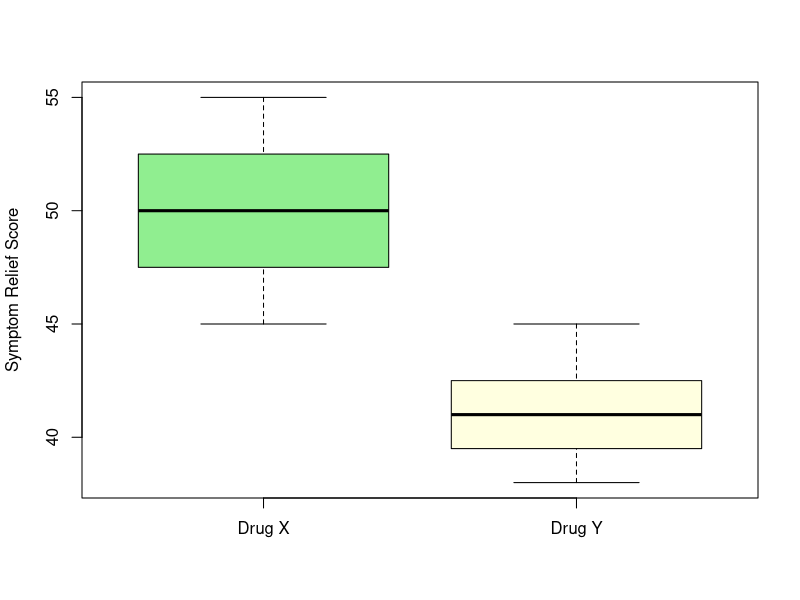

This chart was generated by the following R code:
#!/usr/bin/env Rscript
# ==============================================================================
# H524 WEEK 7 LAB: NONPARAMETRIC METHODS
# Complete Code with Answers
# Fall 2025
# ==============================================================================
#
# This script contains all code from Week 7 Lab with expected outputs
# Use this to follow along in lab or for reference
#
# ==============================================================================

# ==============================================================================
# EXERCISE 1: SHAPIRO-WILK TEST
# ==============================================================================

cat("\n========== EXERCISE 1: SHAPIRO-WILK TEST ==========\n")

# Generate example data
set.seed(524)
normal_data <- rnorm(30, mean=100, sd=15)
skewed_data <- rexp(30, rate=0.02)

# Check normality
cat("\nNormal data - Shapiro-Wilk test:\n")
shapiro.test(normal_data)
# Expected p-value: 0.2371
# Interpretation: p >= 0.05, data is consistent with normal distribution

cat("\nSkewed data - Shapiro-Wilk test:\n")
shapiro.test(skewed_data)
# Expected p-value: 0.0025
# Interpretation: p < 0.05, data is NOT normally distributed

# Visual checks (optional)
# hist(normal_data, main="Normal Data", col="lightblue")
# hist(skewed_data, main="Skewed Data", col="lightcoral")
# qqnorm(normal_data, main="Normal Data Q-Q Plot")
# qqline(normal_data, col="red")
# qqnorm(skewed_data, main="Skewed Data Q-Q Plot")
# qqline(skewed_data, col="red")

cat("\nANSWERS:\n")
cat("1. P-value for normal_data: 0.2371\n")
cat("2. P-value for skewed_data: 0.0025\n")
cat("3. For normal_data, use PARAMETRIC tests (p >= 0.05)\n")
cat("4. For skewed_data, use NONPARAMETRIC tests (p < 0.05)\n")

# ==============================================================================
# EXERCISE 2: SIGN TEST FOR ONE SAMPLE
# ==============================================================================

cat("\n========== EXERCISE 2: SIGN TEST FOR ONE SAMPLE ==========\n")
cat("Question: Is median recovery time different from 7 days?\n\n")

# Recovery times (days)
recovery <- c(8, 5, 7, 10, 4, 9, 3, 12, 6, 11, 7)

# Hypothesized median
med0 <- 7

# Calculate differences
diff <- recovery - med0

# Count signs (ignoring zeros)
n_positive <- sum(diff > 0)
n_total <- sum(diff != 0)

cat("Positive differences:", n_positive, "\n")
cat("Total non-zero:", n_total, "\n")

# Sign test
binom.test(n_positive, n_total, p=0.5)
# Expected p-value: 1.0

cat("\nANSWERS:\n")
cat("1. Positive differences: 5\n")
cat("2. Total non-zero differences: 9\n")
cat("3. P-value: 1.0\n")
cat("4. Is median significantly different from 7 days? NO (p = 1.0 >= 0.05)\n")

# ==============================================================================
# EXERCISE 3: SIGN TEST FOR PAIRED DATA
# ==============================================================================

cat("\n========== EXERCISE 3: SIGN TEST FOR PAIRED DATA ==========\n")
cat("Question: Does treatment reduce pain scores?\n\n")

# Pain scores (1-10 scale)
before <- c(7, 8, 6, 9, 5, 8, 7, 6)
after <- c(5, 6, 4, 7, 4, 6, 5, 5)

# Calculate differences
diff <- before - after

# Count signs
n_improved <- sum(diff > 0)
n_total <- sum(diff != 0)

cat("Number improved:", n_improved, "\n")
cat("Number total:", n_total, "\n")

# Sign test
binom.test(n_improved, n_total, p=0.5)
# Expected p-value: 0.0078

# Summary
cat("\nSummary statistics:\n")
cat("Mean before:", mean(before), "\n")
cat("Mean after:", mean(after), "\n")
cat("Mean reduction:", mean(diff), "\n")

cat("\nANSWERS:\n")
cat("1. Number improved: 8\n")
cat("2. P-value: 0.0078\n")
cat("3. Does treatment reduce pain? YES (p = 0.0078 < 0.05)\n")
cat("4. Average reduction in pain score: 1.75\n")

before.bigger <- before + 5
# Calculate differences
diff.bigger <- before.bigger - after

# Count signs
n_improved.bigger <- sum(diff.bigger > 0)
n_total.bigger <- sum(diff.bigger != 0)

# Sign test
binom.test(n_improved.bigger, n_total.bigger, p=0.5) ## sample p-value
t.test(diff)
t.test(diff.bigger)



# ==============================================================================
# EXERCISE 4: BLOOD PRESSURE STUDY (WILCOXON PAIRED)
# ==============================================================================

cat("\n========== EXERCISE 4: BLOOD PRESSURE STUDY ==========\n")
cat("Research Question: Does medication reduce blood pressure?\n\n")

# Blood pressure before and after medication
bp_before <- c(145, 138, 150, 142, 156, 148, 140, 152)
bp_after <- c(138, 135, 142, 140, 148, 145, 138, 146)

# Check normality of differences
diff <- bp_before - bp_after
cat("Checking normality of differences:\n")
shapiro.test(diff)
# Expected p-value: 0.0711
# Interpretation: p >= 0.05 (borderline), normality assumption OK

# Wilcoxon signed-rank test (paired)
cat("\nWilcoxon signed-rank test:\n")
wilcox.test(bp_before, bp_after, paired=TRUE)
# Expected p-value: 0.0139

# Summary statistics
cat("\nSummary statistics:\n")
cat("Mean BP before:", mean(bp_before), "mmHg\n")
cat("Mean BP after:", mean(bp_after), "mmHg\n")
cat("Mean reduction:", mean(diff), "mmHg\n")

cat("\nANSWERS:\n")
cat("1. Shapiro-Wilk p-value for differences: 0.0711\n")
cat("   Normality assumption OK? YES (p >= 0.05, though borderline)\n")
cat("2. Wilcoxon test p-value: 0.0139\n")
cat("3. Significant at alpha = 0.05? YES (p < 0.05)\n")
cat("4. Does medication reduce BP? YES (p < 0.05, significant reduction)\n")
cat("5. Mean reduction in BP: 4.88 mmHg\n")

# ==============================================================================
# EXERCISE 5: PHYSICAL THERAPY STUDY (WILCOXON PAIRED)
# ==============================================================================

cat("\n========== EXERCISE 5: PHYSICAL THERAPY STUDY ==========\n")
cat("Question: Does physical therapy reduce pain scores?\n\n")

# Pain scores (0-10 scale) before and after 8 weeks PT
pain_before <- c(7, 8, 6, 9, 7, 8, 6, 7, 8, 9)
pain_after <- c(5, 6, 5, 7, 6, 7, 4, 6, 7, 8)

# Check normality
diff <- pain_before - pain_after
cat("Checking normality:\n")
shapiro.test(diff)
# Expected p-value: 0.0002

# Wilcoxon test
cat("\nWilcoxon test:\n")
wilcox.test(pain_before, pain_after, paired=TRUE)
# Expected p-value: 0.0046

# Medians
cat("\nMedian statistics:\n")
cat("Median before:", median(pain_before), "\n")
cat("Median after:", median(pain_after), "\n")
cat("Median reduction:", median(diff), "\n")

cat("\nANSWERS:\n")
cat("1. Are differences normally distributed? NO (p = 0.0002 < 0.05)\n")
cat("2. Wilcoxon p-value: 0.0046\n")
cat("3. Does PT significantly reduce pain? YES (p < 0.05)\n")
cat("4. Median reduction in pain score: 1\n")

# ==============================================================================
# EXERCISE 6: TREATMENT COMPARISON (WILCOXON RANK-SUM)
# ==============================================================================

cat("\n========== EXERCISE 6: TREATMENT COMPARISON ==========\n")
cat("Research Question: Do two treatments differ in recovery time?\n\n")

# Recovery times (days)
treatment_A <- c(23, 31, 25, 28, 30, 27, 29)
treatment_B <- c(18, 22, 20, 24, 19, 21, 23)

# Check normality
cat("Checking normality:\n")
cat("Treatment A:\n")
shapiro.test(treatment_A)
# Expected p-value: 0.8525
cat("Treatment B:\n")
shapiro.test(treatment_B)
# Expected p-value: 0.9493

# Visualize (optional)
# boxplot(treatment_A, treatment_B,
#         names=c("Treatment A", "Treatment B"),
#         ylab="Recovery Time (days)",
#         main="Recovery Time Comparison",
#         col=c("lightblue", "lightcoral"))

# Wilcoxon rank-sum test (independent samples)
cat("\nWilcoxon rank-sum test:\n")
wilcox.test(treatment_A, treatment_B)
# Expected p-value: 0.004

# Summary statistics
cat("\nSummary statistics:\n")
cat("Median Treatment A:", median(treatment_A), "days\n")
cat("Median Treatment B:", median(treatment_B), "days\n")

cat("\nANSWERS:\n")
cat("1. Treatment A normal? YES (p = 0.8525 >= 0.05)\n")
cat("   Treatment B normal? YES (p = 0.9493 >= 0.05)\n")
cat("   Note: Both are normal, but we can still use Wilcoxon as robust alternative\n")
cat("2. Wilcoxon rank-sum p-value: 0.004\n")
cat("3. Significant at alpha = 0.05? YES (p = 0.004 < 0.05)\n")
cat("4. Which treatment has shorter recovery? Treatment B (median 21 vs 28 days)\n")
cat("5. Median recovery times:\n")
cat("   - Treatment A: 28 days\n")
cat("   - Treatment B: 21 days\n")

# ==============================================================================
# EXERCISE 7: DRUG EFFECTIVENESS STUDY (WILCOXON RANK-SUM)
# ==============================================================================

cat("\n========== EXERCISE 7: DRUG EFFECTIVENESS STUDY ==========\n")
cat("Question: Do two drugs differ in effectiveness?\n\n")

# Symptom relief scores (higher = better)
drug_X <- c(45, 52, 48, 55, 50, 47, 53)
drug_Y <- c(38, 42, 40, 45, 39, 43, 41)

## Visualize (optional)
boxplot(drug_X, drug_Y,
        names=c("Drug X", "Drug Y"),
        ylab="Symptom Relief Score",
        col=c("lightgreen", "lightyellow"))

# Wilcoxon test
cat("Wilcoxon rank-sum test:\n")
wilcox.test(drug_X, drug_Y)
# Expected p-value: 0.0026

# Summary
cat("\nSummary statistics:\n")
cat("Mean Drug X:", mean(drug_X), "\n")
cat("Mean Drug Y:", mean(drug_Y), "\n")
cat("Median Drug X:", median(drug_X), "\n")
cat("Median Drug Y:", median(drug_Y), "\n")

cat("\nANSWERS:\n")
cat("1. Wilcoxon p-value: 0.0026\n")
cat("2. Which drug is more effective? Drug X (higher scores)\n")
cat("3. Difference in average scores: 50 - 41.14 = 8.86 points\n")

# ==============================================================================
# EXERCISE 8: PAIN RELIEF COMPARISON (KRUSKAL-WALLIS)
# ==============================================================================

cat("\n========== EXERCISE 8: PAIN RELIEF COMPARISON ==========\n")
cat("Research Question: Do three pain medications differ in effectiveness?\n\n")

# Pain relief scores (0-10 scale, higher = better)
drug_A <- c(3, 4, 5, 4, 3, 5, 4)
drug_B <- c(5, 6, 7, 6, 5, 7, 6)
drug_C <- c(7, 8, 9, 8, 7, 9, 8)

# Combine data
pain_scores <- c(drug_A, drug_B, drug_C)
drug <- factor(rep(c("A", "B", "C"), each=7))

# Check normality for each group (optional)
# shapiro.test(drug_A)
# shapiro.test(drug_B)
# shapiro.test(drug_C)

# Visualize (optional)
# boxplot(pain_scores ~ drug,
#         xlab="Drug",
#         ylab="Pain Relief Score",
#         main="Pain Relief by Drug",
#         col=c("lightblue", "lightgreen", "lightyellow"))

# Kruskal-Wallis test
cat("Kruskal-Wallis test:\n")
kruskal.test(pain_scores ~ drug)
# Expected p-value: 0.0002

# Post-hoc pairwise comparisons
cat("\nPost-hoc pairwise comparisons (Bonferroni-adjusted):\n")
pairwise.wilcox.test(pain_scores, drug, p.adjust.method="bonferroni")
# Expected p-values:
# A vs B: 0.0121
# A vs C: 0.0057
# B vs C: 0.0121

# Summary statistics
cat("\nMedian pain relief by drug:\n")
print(tapply(pain_scores, drug, median))

cat("\nANSWERS:\n")
cat("1. Kruskal-Wallis p-value: 0.0002\n")
cat("2. Significant overall at alpha = 0.05? YES (p < 0.05)\n")
cat("3. Post-hoc tests (Bonferroni-adjusted):\n")
cat("   - A vs B: p = 0.0121 (SIGNIFICANT)\n")
cat("   - A vs C: p = 0.0057 (SIGNIFICANT)\n")
cat("   - B vs C: p = 0.0121 (SIGNIFICANT)\n")
cat("   - All three drugs differ significantly from each other\n")
cat("4. Most effective drug: Drug C (median = 8)\n")
cat("5. Least effective drug: Drug A (median = 4)\n")

# ==============================================================================
# EXERCISE 9: COMPARING PARAMETRIC VS NONPARAMETRIC
# ==============================================================================

cat("\n========== EXERCISE 9: WHEN BOTH TESTS APPLY ==========\n")
cat("Sometimes data are borderline normal. Let's compare both approaches.\n\n")

# Blood pressure data (from Exercise 4)
bp_before <- c(145, 138, 150, 142, 156, 148, 140, 152)
bp_after <- c(138, 135, 142, 140, 148, 145, 138, 146)

# Check normality
diff <- bp_before - bp_after
cat("Checking normality:\n")
shapiro.test(diff)
# Expected p-value: 0.0711

# Parametric: Paired t-test
cat("\nParametric: Paired t-test\n")
t_result <- t.test(bp_before, bp_after, paired=TRUE)
cat("Paired t-test p-value:", t_result$p.value, "\n")
# Expected p-value: 0.0012

# Nonparametric: Wilcoxon
cat("\nNonparametric: Wilcoxon\n")
w_result <- wilcox.test(bp_before, bp_after, paired=TRUE)
cat("Wilcoxon p-value:", w_result$p.value, "\n")
# Expected p-value: 0.0139

# Compare
cat("\nBoth tests significant? Compare p-values to 0.05\n")

cat("\nANSWERS:\n")
cat("1. Is normality assumption met (p >= 0.05)? YES (borderline, p = 0.0711)\n")
cat("2. Which test gives smaller p-value? t-test (0.0012 vs 0.0139)\n")
cat("3. Do both reach same conclusion? YES (both significant, p < 0.05)\n")
cat("4. When borderline normal, which is safer? Nonparametric (more robust)\n")

# ==============================================================================
# PRACTICE PROBLEM 1: HOSPITAL STAY DURATION
# ==============================================================================

cat("\n========== PRACTICE PROBLEM 1: HOSPITAL STAY DURATION ==========\n")

# Hospital stay (days)
procedure_1 <- c(3, 4, 5, 3, 6, 4, 7, 5, 4, 12)
procedure_2 <- c(5, 6, 8, 7, 9, 6, 8, 10, 7, 15)

# Visualize (optional)
# boxplot(procedure_1, procedure_2,
#         names=c("Procedure 1", "Procedure 2"),
#         main="Hospital Stay Comparison",
#         ylab="Days",
#         col=c("lightblue", "lightcoral"))

# Check normality
cat("Checking normality:\n")
cat("Procedure 1:\n")
shapiro.test(procedure_1)
# Expected p-value: 0.0083
cat("Procedure 2:\n")
shapiro.test(procedure_2)
# Expected p-value: 0.0538

# Wilcoxon rank-sum test
cat("\nWilcoxon rank-sum test:\n")
wilcox.test(procedure_1, procedure_2)
# Expected p-value: 0.0108

# Summary statistics
cat("\nSummary statistics:\n")
cat("Median Procedure 1:", median(procedure_1), "days\n")
cat("Median Procedure 2:", median(procedure_2), "days\n")

cat("\nANSWERS:\n")
cat("1. Procedure 1 normal? NO (p = 0.0083 < 0.05)\n")
cat("   Procedure 2 normal? YES (p = 0.0538 >= 0.05, borderline)\n")
cat("   Since Procedure 1 is not normal, use nonparametric test\n")
cat("2. Wilcoxon rank-sum p-value: 0.0108\n")
cat("3. Significant difference? YES (p = 0.0108 < 0.05)\n")
cat("4. Shorter stays: Procedure 1 (median 4.5 days vs 7.5 days)\n")
cat("5. Why is Wilcoxon appropriate? Data not normal + outliers present (12, 15)\n")

# ==============================================================================
# PRACTICE PROBLEM 2: DIET PROGRAM COMPARISON
# ==============================================================================

cat("\n========== PRACTICE PROBLEM 2: DIET PROGRAM COMPARISON ==========\n")

# Weight loss (kg) after 3 months
diet_A <- c(2.1, 3.2, 2.5, 3.0, 2.8, 2.6)
diet_B <- c(3.5, 4.2, 3.8, 4.0, 3.9, 3.7)
diet_C <- c(4.5, 5.1, 4.8, 5.3, 4.9, 5.0)
diet_D <- c(2.8, 3.0, 2.9, 3.1, 2.7, 2.9)

# Combine data
weight_loss <- c(diet_A, diet_B, diet_C, diet_D)
diet <- factor(rep(c("A", "B", "C", "D"), each=6))

# Visualize (optional)
# boxplot(weight_loss ~ diet,
#         main="Weight Loss by Diet Program",
#         xlab="Diet",
#         ylab="Weight Loss (kg)",
#         col=c("lightblue", "lightgreen", "lightyellow", "lightcoral"))

# Kruskal-Wallis test
cat("Kruskal-Wallis test:\n")
kruskal.test(weight_loss ~ diet)
# Expected p-value: 0.000195

# Post-hoc tests
cat("\nPost-hoc pairwise comparisons (Bonferroni-adjusted):\n")
pairwise.wilcox.test(weight_loss, diet, p.adjust.method="bonferroni")
# Expected p-values:
# A vs B: 0.013 (SIGNIFICANT)
# A vs C: 0.013 (SIGNIFICANT)
# A vs D: 1.000 (NOT significant)
# B vs C: 0.013 (SIGNIFICANT)
# B vs D: 0.030 (SIGNIFICANT)
# C vs D: 0.030 (SIGNIFICANT)

# Summary statistics
cat("\nMedian weight loss by diet:\n")
print(tapply(weight_loss, diet, median))
cat("\nMean weight loss by diet:\n")
print(tapply(weight_loss, diet, mean))

cat("\nANSWERS:\n")
cat("1. Kruskal-Wallis p-value: 0.000195\n")
cat("2. Significant overall? YES (p < 0.05)\n")
cat("3. Significant pairs (p < 0.05):\n")
cat("   - A vs B: p = 0.013\n")
cat("   - A vs C: p = 0.013\n")
cat("   - B vs C: p = 0.013\n")
cat("   - B vs D: p = 0.030\n")
cat("   - C vs D: p = 0.030\n")
cat("   NOT significant: A vs D (p = 1.000)\n")
cat("4. Most effective diet: Diet C (median = 4.95 kg)\n")
cat("5. Median weight loss by diet:\n")
cat("   - Diet A: 2.7 kg\n")
cat("   - Diet B: 3.85 kg\n")
cat("   - Diet C: 4.95 kg\n")
cat("   - Diet D: 2.9 kg\n")

# ==============================================================================
# PRACTICE PROBLEM 3: SATISFACTION RATINGS (ORDINAL DATA)
# ==============================================================================

cat("\n========== PRACTICE PROBLEM 3: SATISFACTION RATINGS ==========\n")

# Satisfaction ratings (1-5 scale, ordinal)
store_A <- c(3, 4, 3, 5, 4, 3, 4, 3, 4, 3)
store_B <- c(4, 5, 4, 5, 5, 4, 5, 4, 5, 4)
store_C <- c(2, 3, 2, 4, 3, 2, 3, 2, 3, 3)

# Combine
satisfaction <- c(store_A, store_B, store_C)
store <- factor(rep(c("A", "B", "C"), each=10))

# Visualize (optional)
# boxplot(satisfaction ~ store,
#         main="Satisfaction by Store",
#         xlab="Store",
#         ylab="Satisfaction Rating (1-5)",
#         col=c("lightblue", "lightgreen", "lightyellow"))

# Kruskal-Wallis (appropriate for ordinal data!)
cat("Kruskal-Wallis test:\n")
kruskal.test(satisfaction ~ store)
# Expected p-value: 0.0002

# Post-hoc
cat("\nPost-hoc pairwise comparisons (Bonferroni-adjusted):\n")
pairwise.wilcox.test(satisfaction, store, p.adjust.method="bonferroni")
# Expected p-values:
# A vs B: 0.028
# A vs C: 0.042
# B vs C: 0.0007

# Medians
cat("\nMedian satisfaction by store:\n")
print(tapply(satisfaction, store, median))

cat("\nANSWERS:\n")
cat("1. Why is nonparametric appropriate? Data is ORDINAL (1-5 rating scale)\n")
cat("2. Kruskal-Wallis p-value: 0.0002\n")
cat("3. Do stores differ in satisfaction? YES (p < 0.05)\n")
cat("4. Highest satisfaction: Store B (median = 4.5)\n")
cat("5. Significant pairs:\n")
cat("   - A vs B: p = 0.028 (SIGNIFICANT)\n")
cat("   - A vs C: p = 0.042 (SIGNIFICANT)\n")
cat("   - B vs C: p = 0.0007 (SIGNIFICANT)\n")

# ==============================================================================
# KEY CONCEPTS AND INTERPRETATIONS
# ==============================================================================

cat("\n========== KEY CONCEPTS ==========\n\n")

cat("NORMALITY TESTING:\n")
cat("- If Shapiro-Wilk p >= 0.05: Data consistent with normal distribution\n")
cat("- If Shapiro-Wilk p < 0.05: Data significantly non-normal\n")
cat("- Borderline cases (p ~ 0.05): Use nonparametric for safety\n\n")

cat("WILCOXON TESTS:\n")
cat("- PAIRED: Use for before/after measurements on same subjects\n")
cat("- RANK-SUM: Use for comparing two independent groups\n")
cat("- Interpret p-values same as t-tests: p < 0.05 = significant\n\n")

cat("KRUSKAL-WALLIS TEST:\n")
cat("- Tests if at least one group differs from others\n")
cat("- If significant (p < 0.05), follow up with post-hoc pairwise tests\n")
cat("- Bonferroni correction adjusts for multiple comparisons\n\n")

cat("COMMON ERRORS TO AVOID:\n")
cat("1. Forgetting to check normality first\n")
cat("2. Using paired=TRUE for independent groups\n")
cat("3. Interpreting medians as means\n")
cat("4. Not following up significant Kruskal-Wallis with post-hoc tests\n")
cat("5. Comparing p-values to 0.01 instead of 0.05\n\n")

cat("========== END OF LAB CODE ==========\n")
